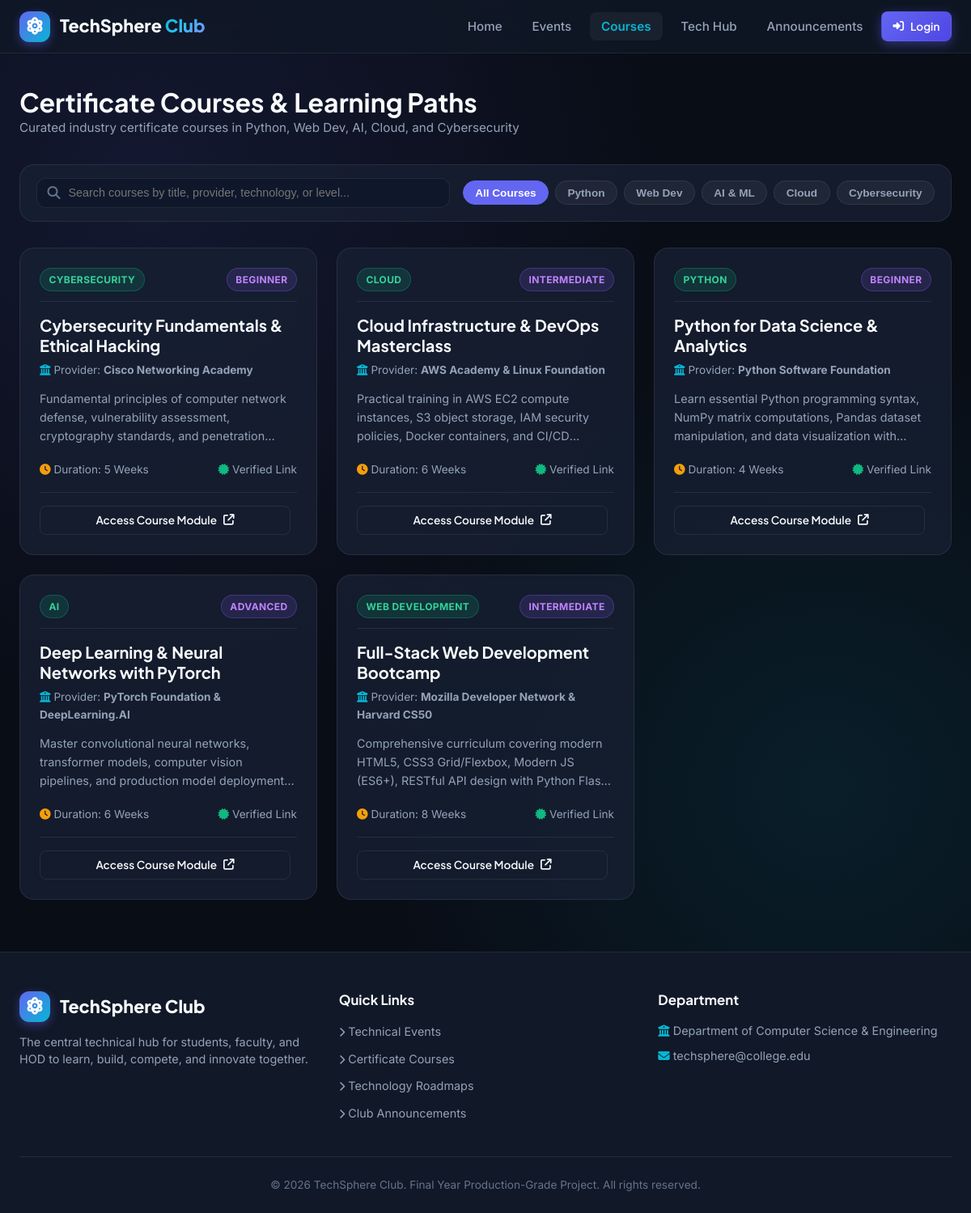
Screenshot of /courses with the database file from the repository.
### models.py (models this page shows, shortened)
class Course(db.Model):
    __tablename__ = 'courses'
    id = db.Column(db.Integer, primary_key=True)
    title = db.Column(db.String(150), nullable=False)
    provider = db.Column(db.String(100), nullable=False)
    technology = db.Column(db.String(100), nullable=False) # Python, Web Development, Java, C++, SQL, Data Analytics, AI, Machine Learning, Generative AI, Cloud, Cybersecurity
    level = db.Column(db.String(30), nullable=False, default='Beginner') # Beginner, Intermediate, Advanced
    duration = db.Column(db.String(50), nullable=False)
    learning_link = db.Column(db.String(255), nullable=False)
    description = db.Column(db.Text, nullable=False)
    created_by_id = db.Column(db.Integer, db.ForeignKey('users.id'), nullable=True)
    created_at = db.Column(db.DateTime, default=datetime.utcnow)

### app.py (the view)
@app.route('/courses')
def courses():
    all_courses = Course.query.order_by(Course.created_at.desc()).all()
    return render_template('courses/index.html', courses=all_courses)

### templates/courses/index.html (shortened to what this page needs)
{% extends 'base.html' %}
{% block content %}
<div style="display: flex; justify-content: space-between; align-items: center; margin-bottom: 2rem; flex-wrap: wrap; gap: 1rem;">
    <div>
        <h1 style="font-size: 2rem;">Certificate Courses & Learning Paths</h1>
        <p style="color: var(--text-muted); font-size: 0.95rem;">Curated industry certificate courses in Python, Web Dev, AI, Cloud, and Cybersecurity</p>
    </div>
</div>
<div class="filter-bar">
    <div class="search-box">
        <i class="fa-solid fa-magnifying-glass search-icon"></i>
        <input type="text" id="searchInput" class="search-input" placeholder="Search courses by title, provider, technology, or level...">
    </div>
    <div class="filter-pills">
        <button type="button" class="filter-pill active" data-filter="all">All Courses</button>
        <button type="button" class="filter-pill" data-filter="Python">Python</button>
        <button type="button" class="filter-pill" data-filter="Web Development">Web Dev</button>
        <button type="button" class="filter-pill" data-filter="AI">AI & ML</button>
        <button type="button" class="filter-pill" data-filter="Cloud">Cloud</button>
        <button type="button" class="filter-pill" data-filter="Cybersecurity">Cybersecurity</button>
    </div>
</div>
<div style="display: grid; grid-template-columns: repeat(auto-fit, minmax(320px, 1fr)); gap: 1.5rem;">
    {% for course in courses %}
        <div class="card" data-category="{{ course.technology }}" data-searchable="{{ course.title }} {{ course.provider }} {{ course.technology }} {{ course.level }} {{ course.description }}">
            <div class="card-header">
                <span class="badge badge-emerald">{{ course.technology }}</span>
                <span class="badge badge-purple">{{ course.level }}</span>
            </div>
            <h3 style="font-size: 1.25rem; margin-bottom: 0.5rem;">{{ course.title }}</h3>
            <p style="font-size: 0.85rem; color: var(--text-muted); margin-bottom: 0.75rem;">
                <i class="fa-solid fa-building-columns" style="color: var(--cyan);"></i> Provider: <strong>{{ course.provider }}</strong>
            </p>
            <p style="color: var(--text-muted); font-size: 0.9rem; margin-bottom: 1.25rem; display: -webkit-box; -webkit-line-clamp: 3; -webkit-box-orient: vertical; overflow: hidden;">
                {{ course.description }}
            </p>
            <div style="display: flex; justify-content: space-between; align-items: center; margin-bottom: 1rem; font-size: 0.85rem; color: var(--text-muted);">
                <span><i class="fa-solid fa-clock" style="color: var(--amber);"></i> Duration: {{ course.duration }}</span>
                <span><i class="fa-solid fa-certificate" style="color: var(--emerald);"></i> Verified Link</span>
            </div>
            <div style="display: flex; justify-content: space-between; align-items: center; padding-top: 1rem; border-top: 1px solid var(--border-subtle);">
                <a href="{{ course.learning_link }}" target="_blank" class="btn btn-outline btn-sm" style="flex: 1; margin-right: 0.5rem;">
                    Access Course Module <i class="fa-solid fa-arrow-up-right-from-square"></i>
                </a>
            </div>
        </div>
    {% endfor %}
</div>
{% endblock %}

### static/css/style.css (style rules this page uses)
:root { --bg-main: #090d16; --bg-surface: #111827; --bg-surface-glass: rgba(17, 24, 39, 0.75); --bg-surface-card: rgba(23, 32, 51, 0.8); --bg-surface-hover: rgba(30, 41, 67, 0.9); --border-subtle: rgba(255, 255, 255, 0.08); --border-accent: rgba(99, 102, 241, 0.3); --border-cyan: rgba(6, 182, 212, 0.3); --primary: #6366f1; --primary-hover: #4f46e5; --primary-glow: rgba(99, 102, 241, 0.4); --cyan: #06b6d4; --cyan-glow: rgba(6, 182, 212, 0.35); --emerald: #10b981; --emerald-bg: rgba(16, 185, 129, 0.15); --amber: #f59e0b; --amber-bg: rgba(245, 158, 11, 0.15); --rose: #f43f5e; --rose-bg: rgba(244, 63, 94, 0.15); --purple: #8b5cf6; --text-main: #f8fafc; --text-muted: #94a3b8; --text-dim: #64748b; --font-heading: 'Plus Jakarta Sans', -apple-system, sans-serif; --font-body: 'Inter', -apple-system, sans-serif; --radius-sm: 8px; --radius-md: 12px; --radius-lg: 18px; --radius-full: 9999px; --shadow-sm: 0 2px 4px rgba(0,0,0,0.3); --shadow-md: 0 10px 25px -5px rgba(0,0,0,0.5); --shadow-glow: 0 0 25px rgba(99, 102, 241, 0.25); --transition-fast: all 0.2s cubic-bezier(0.4, 0, 0.2, 1); --transition-normal: all 0.3s cubic-bezier(0.4, 0, 0.2, 1); }
*, *::before, *::after { box-sizing: border-box; margin: 0; padding: 0; }
body { font-family: var(--font-body); background-color: var(--bg-main); background-image: radial-gradient(circle at 15% 15%, rgba(99, 102, 241, 0.12) 0%, transparent 40%), radial-gradient(circle at 85% 65%, rgba(6, 182, 212, 0.1) 0%, transparent 40%); background-attachment: fixed; color: var(--text-main); line-height: 1.6; min-height: 100vh; display: flex; flex-direction: column; overflow-x: hidden; }
a { color: var(--cyan); text-decoration: none; transition: var(--transition-fast); }
h1, h2, h3, h4, h5, h6 { font-family: var(--font-heading); color: var(--text-main); font-weight: 700; line-height: 1.25; }
.btn { display: inline-flex; align-items: center; justify-content: center; gap: 0.5rem; padding: 0.65rem 1.35rem; font-family: var(--font-heading); font-size: 0.95rem; font-weight: 600; border-radius: var(--radius-md); border: 1px solid transparent; cursor: pointer; transition: var(--transition-fast); text-decoration: none; }
.btn-outline { background: transparent; border-color: var(--border-subtle); color: var(--text-main); }
.btn-sm { padding: 0.4rem 0.85rem; font-size: 0.85rem; border-radius: var(--radius-sm); }
.card { background: var(--bg-surface-card); border: 1px solid var(--border-subtle); border-radius: var(--radius-lg); padding: 1.5rem; transition: var(--transition-normal); position: relative; overflow: hidden; }
.card-header { display: flex; align-items: center; justify-content: space-between; margin-bottom: 1rem; padding-bottom: 0.75rem; border-bottom: 1px solid var(--border-subtle); }
.badge { display: inline-flex; align-items: center; gap: 0.35rem; padding: 0.25rem 0.65rem; font-size: 0.75rem; font-weight: 700; border-radius: var(--radius-full); text-transform: uppercase; letter-spacing: 0.4px; }
.badge-emerald { background: rgba(16, 185, 129, 0.15); color: #34d399; border: 1px solid rgba(16, 185, 129, 0.3); }
.badge-purple { background: rgba(139, 92, 246, 0.15); color: #c084fc; border: 1px solid rgba(139, 92, 246, 0.3); }
.filter-bar { display: flex; flex-wrap: wrap; align-items: center; justify-content: space-between; gap: 1rem; background: var(--bg-surface-card); border: 1px solid var(--border-subtle); border-radius: var(--radius-lg); padding: 1rem 1.25rem; margin-bottom: 2rem; }
.search-box { position: relative; flex: 1; min-width: 240px; }
.search-input { width: 100%; padding: 0.6rem 1rem 0.6rem 2.4rem; background: rgba(15, 23, 42, 0.8); border: 1px solid var(--border-subtle); border-radius: var(--radius-md); color: var(--text-main); font-size: 0.9rem; }
.search-icon { position: absolute; left: 0.85rem; top: 50%; transform: translateY(-50%); color: var(--text-dim); }
.filter-pills { display: flex; align-items: center; gap: 0.5rem; flex-wrap: wrap; }
.filter-pill { padding: 0.4rem 0.9rem; font-size: 0.85rem; font-weight: 600; border-radius: var(--radius-full); background: rgba(255, 255, 255, 0.05); color: var(--text-muted); border: 1px solid var(--border-subtle); cursor: pointer; transition: var(--transition-fast); }
.filter-pill:hover, .filter-pill.active { background: var(--primary); color: white; border-color: var(--primary); }

### rows the page displays
Course: technology "CYBERSECURITY", level "BEGINNER", title "Cybersecurity Fundamentals & Ethical Hacking", provider "Cisco Networking Academy", description "Fundamental principles of computer network defense, vulnerability assessment, cryptography standards, and…", duration "5 Weeks"
Course: technology "CLOUD", level "INTERMEDIATE", title "Cloud Infrastructure & DevOps Masterclass", provider "AWS Academy & Linux Foundation", description "Practical training in AWS EC2 compute instances, S3 object storage, IAM security policies, Docker containers, and…", duration "6 Weeks"
Course: technology "PYTHON", level "BEGINNER", title "Python for Data Science & Analytics", provider "Python Software Foundation", description "Learn essential Python programming syntax, NumPy matrix computations, Pandas dataset manipulation, and data visualization…", duration "4 Weeks"
Course: technology "AI", level "ADVANCED", title "Deep Learning & Neural Networks with PyTorch", provider "PyTorch Foundation & DeepLearning.AI", description "Master convolutional neural networks, transformer models, computer vision pipelines, and production model…", duration "6 Weeks"
Course: technology "WEB DEVELOPMENT", level "INTERMEDIATE", title "Full-Stack Web Development Bootcamp", provider "Mozilla Developer Network & Harvard CS50", description "Comprehensive curriculum covering modern HTML5, CSS3 Grid/Flexbox, Modern JS (ES6+), RESTful API design with Python…", duration "8 Weeks"
